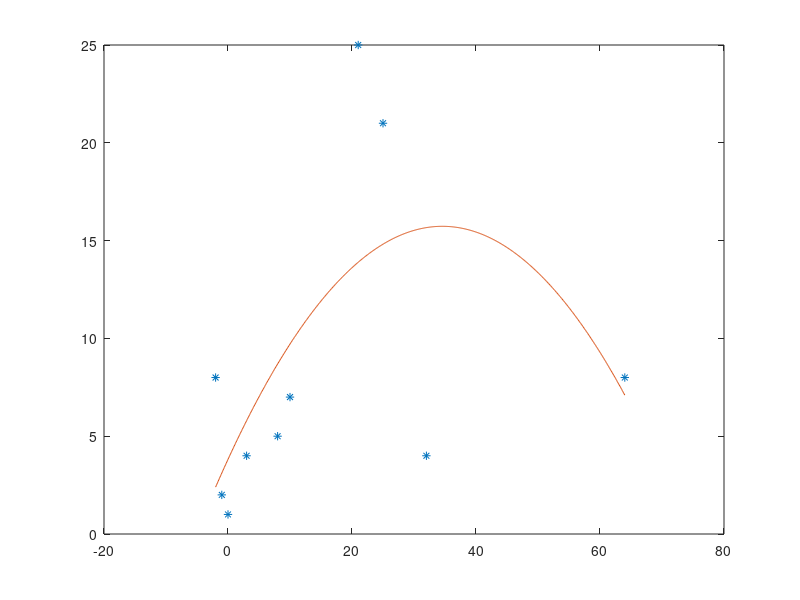

This chart was generated by the following MATLAB code:
x=[10 8 3 21 25 32 64 -1 -2 0]'
y=[7 5 4 25 21 4 8 2 8 1]'
unos=ones(size(x,1),1)
B=[unos,x,x.*x]
Sol=inv(B'*B)*B'*y
plot(x,y,'*')
t=-2:0.1:64;
f=@(x)(Sol(1)+Sol(2)*x+Sol(3)*x.^2)
hold
plot(t,f(t))
%%
function fun=LinealRegresion(Dat)
B=[ones(size(Dat(:,1),1),1),x];
Coefsol=inv(B'*B)*B'*Dat(:,2);
fun=@(x)(Coefsol(1)+Coefsol(2)*x)

end